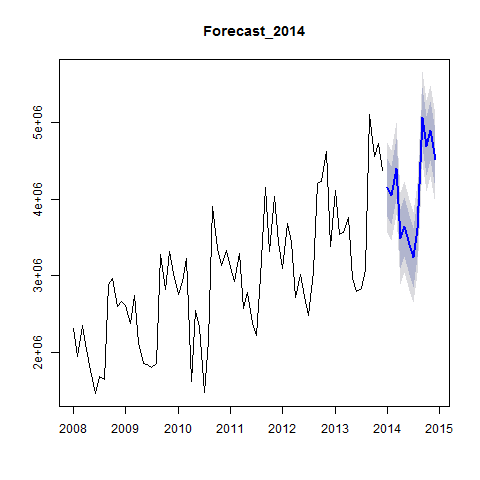

Write R code to recreate this figure.
#Creates Forecast_ModelWithLowCorrelatingIndicators_2014 plot

png("Plots/Forecast_ModelWithLowCorrelatingIndicators_2014_plot.png")
plot(Forecast_ModelWithLowCorrelatingIndicators_2014, main="Forecast_2014")
dev.off()